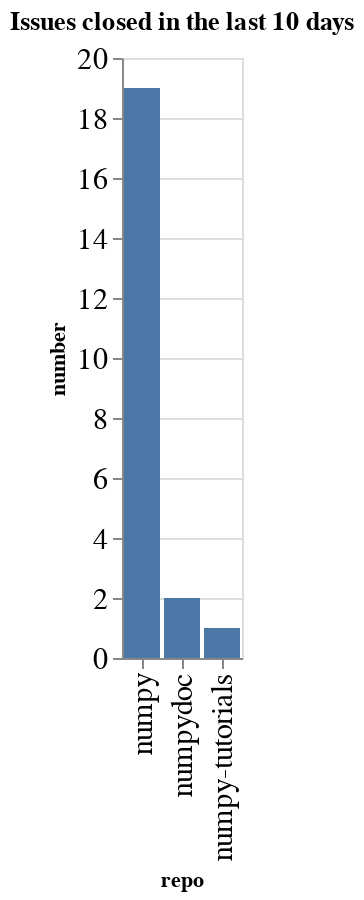

The notebook cell this image was saved under:
### Code cell
closed_counts = closed.groupby(['org', 'repo']).count()['number'].reset_index()
closed_counts['org/repo'] = closed_counts.apply(lambda a: a['org'] + '/' + a['repo'], axis=1)
sorted_vals = closed_counts.sort_values(['number'], ascending=False)['repo'].values
alt.Chart(data=closed_counts, title=f"Issues closed in the last {n_days} days").mark_bar().encode(
    x=alt.X('repo', sort=alt.Sort(sorted_vals.tolist())),
    y='number',
)

### Figure 1 — Vega-Lite specification as saved in the notebook (floating-point values rounded to 4 significant figures)
{"config": {"axisLeft": {"labelFontSize": 15}, "axisBottom": {"labelFontSize": 15}}, "data": {"name": "data-43e73232475a138cf0a167f9db8f8cab"}, "mark": "bar", "encoding": {"x": {"type": "nominal", "field": "repo", "sort": ["numpy", "numpydoc", "numpy-tutorials"]}, "y": {"type": "quantitative", "field": "number"}}, "title": "Issues closed in the last 10 days", "$schema": "https://vega.github.io/schema/vega-lite/v4.8.1.json", "datasets": {"data-43e73232475a138cf0a167f9db8f8cab": [{"org": "numpy", "repo": "numpy", "number": 19, "org/repo": "numpy/numpy"}, {"org": "numpy", "repo": "numpy-tutorials", "number": 1, "org/repo": "numpy/numpy-tutorials"}, {"org": "numpy", "repo": "numpydoc", "number": 2, "org/repo": "numpy/numpydoc"}]}}
